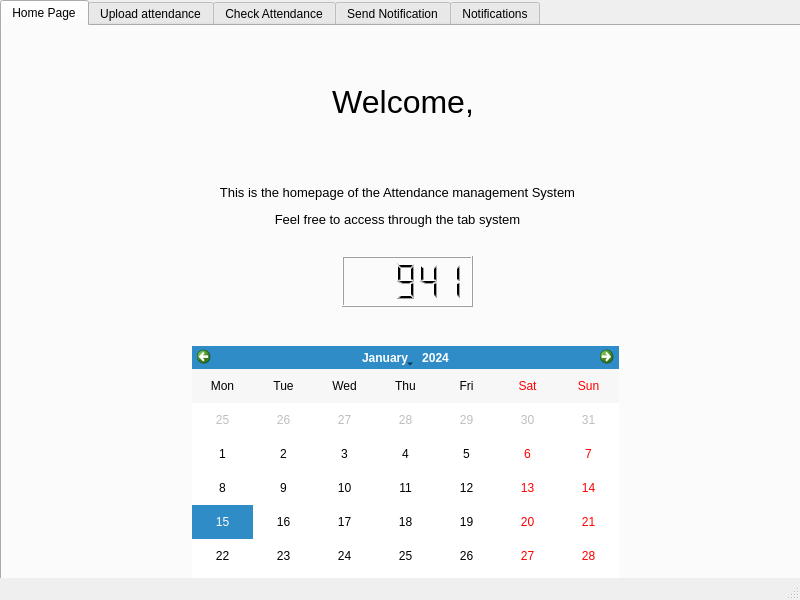
<?xml version="1.0" encoding="UTF-8"?>
<ui version="4.0">
 <class>Facultyportal</class>
 <widget class="QMainWindow" name="Facultyportal">
  <property name="geometry">
   <rect>
    <x>0</x>
    <y>0</y>
    <width>800</width>
    <height>600</height>
   </rect>
  </property>
  <property name="windowTitle">
   <string>Faculty Portal</string>
  </property>
  <property name="windowIcon">
   <iconset>
    <normaloff>key.png</normaloff>key.png</iconset>
  </property>
  <widget class="QWidget" name="centralwidget">
   <widget class="QTabWidget" name="tabWidget">
    <property name="geometry">
     <rect>
      <x>0</x>
      <y>0</y>
      <width>821</width>
      <height>681</height>
     </rect>
    </property>
    <property name="currentIndex">
     <number>0</number>
    </property>
    <widget class="QWidget" name="tab">
     <attribute name="title">
      <string>Home Page</string>
     </attribute>
     <widget class="QLabel" name="WelcomeLabel">
      <property name="geometry">
       <rect>
        <x>10</x>
        <y>40</y>
        <width>791</width>
        <height>71</height>
       </rect>
      </property>
      <property name="font">
       <font>
        <pointsize>24</pointsize>
       </font>
      </property>
      <property name="text">
       <string>Welcome, &lt;name&gt;</string>
      </property>
      <property name="alignment">
       <set>Qt::AlignCenter</set>
      </property>
     </widget>
     <widget class="QLabel" name="label_5">
      <property name="geometry">
       <rect>
        <x>0</x>
        <y>150</y>
        <width>791</width>
        <height>61</height>
       </rect>
      </property>
      <property name="text">
       <string>&lt;html&gt;&lt;head/&gt;&lt;body&gt;&lt;p align=&quot;center&quot;&gt;&lt;span style=&quot; font-size:10pt;&quot;&gt;This is the homepage of the Attendance management System&lt;/span&gt;&lt;/p&gt;&lt;p align=&quot;center&quot;&gt;&lt;span style=&quot; font-size:10pt;&quot;&gt;Feel free to access through the tab system&lt;/span&gt;&lt;/p&gt;&lt;/body&gt;&lt;/html&gt;</string>
      </property>
     </widget>
     <widget class="QLCDNumber" name="Time">
      <property name="enabled">
       <bool>true</bool>
      </property>
      <property name="geometry">
       <rect>
        <x>340</x>
        <y>230</y>
        <width>131</width>
        <height>51</height>
       </rect>
      </property>
      <property name="font">
       <font>
        <family>Terminal</family>
       </font>
      </property>
      <property name="contextMenuPolicy">
       <enum>Qt::DefaultContextMenu</enum>
      </property>
      <property name="styleSheet">
       <string notr="true">border-color: rgb(255, 255, 255);</string>
      </property>
      <property name="smallDecimalPoint">
       <bool>true</bool>
      </property>
      <property name="digitCount">
       <number>5</number>
      </property>
      <property name="segmentStyle">
       <enum>QLCDNumber::Filled</enum>
      </property>
      <property name="value" stdset="0">
       <double>941.000000000000000</double>
      </property>
      <property name="intValue" stdset="0">
       <number>941</number>
      </property>
     </widget>
     <widget class="QCalendarWidget" name="calendarWidget">
      <property name="geometry">
       <rect>
        <x>190</x>
        <y>320</y>
        <width>427</width>
        <height>261</height>
       </rect>
      </property>
      <property name="font">
       <font>
        <pointsize>9</pointsize>
       </font>
      </property>
      <property name="gridVisible">
       <bool>false</bool>
      </property>
      <property name="selectionMode">
       <enum>QCalendarWidget::NoSelection</enum>
      </property>
      <property name="horizontalHeaderFormat">
       <enum>QCalendarWidget::ShortDayNames</enum>
      </property>
      <property name="verticalHeaderFormat">
       <enum>QCalendarWidget::NoVerticalHeader</enum>
      </property>
     </widget>
    </widget>
    <widget class="QWidget" name="tab_2">
     <attribute name="title">
      <string>Upload attendance</string>
     </attribute>
     <widget class="QWidget" name="gridLayoutWidget">
      <property name="geometry">
       <rect>
        <x>20</x>
        <y>10</y>
        <width>761</width>
        <height>471</height>
       </rect>
      </property>
      <layout class="QGridLayout" name="gridLayout"/>
     </widget>
     <widget class="QPushButton" name="AttendanceSubmit">
      <property name="geometry">
       <rect>
        <x>320</x>
        <y>500</y>
        <width>151</width>
        <height>32</height>
       </rect>
      </property>
      <property name="text">
       <string>Submit Attendance</string>
      </property>
     </widget>
    </widget>
    <widget class="QWidget" name="tab_4">
     <attribute name="title">
      <string>Check Attendance</string>
     </attribute>
     <widget class="QTabWidget" name="tabWidget_2">
      <property name="geometry">
       <rect>
        <x>0</x>
        <y>0</y>
        <width>821</width>
        <height>611</height>
       </rect>
      </property>
      <property name="contextMenuPolicy">
       <enum>Qt::NoContextMenu</enum>
      </property>
      <property name="acceptDrops">
       <bool>false</bool>
      </property>
      <property name="currentIndex">
       <number>0</number>
      </property>
      <widget class="QWidget" name="tab_5">
       <attribute name="title">
        <string>Check Class Attendance</string>
       </attribute>
       <widget class="QDateEdit" name="classAttendanceDate">
        <property name="geometry">
         <rect>
          <x>240</x>
          <y>50</y>
          <width>151</width>
          <height>41</height>
         </rect>
        </property>
        <property name="dateTime">
         <datetime>
          <hour>0</hour>
          <minute>0</minute>
          <second>0</second>
          <year>2023</year>
          <month>10</month>
          <day>25</day>
         </datetime>
        </property>
        <property name="maximumDate">
         <date>
          <year>2030</year>
          <month>12</month>
          <day>31</day>
         </date>
        </property>
        <property name="minimumDate">
         <date>
          <year>2020</year>
          <month>9</month>
          <day>1</day>
         </date>
        </property>
       </widget>
       <widget class="QPushButton" name="classAttendanceSubmit">
        <property name="geometry">
         <rect>
          <x>460</x>
          <y>50</y>
          <width>101</width>
          <height>41</height>
         </rect>
        </property>
        <property name="text">
         <string>Check</string>
        </property>
       </widget>
       <widget class="QTextBrowser" name="classAttendanceShow">
        <property name="geometry">
         <rect>
          <x>240</x>
          <y>210</y>
          <width>351</width>
          <height>231</height>
         </rect>
        </property>
        <property name="readOnly">
         <bool>false</bool>
        </property>
        <property name="html">
         <string>&lt;!DOCTYPE HTML PUBLIC &quot;-//W3C//DTD HTML 4.0//EN&quot; &quot;http://www.w3.org/TR/REC-html40/strict.dtd&quot;&gt;
&lt;html&gt;&lt;head&gt;&lt;meta name=&quot;qrichtext&quot; content=&quot;1&quot; /&gt;&lt;style type=&quot;text/css&quot;&gt;
p, li { white-space: pre-wrap; }
&lt;/style&gt;&lt;/head&gt;&lt;body style=&quot; font-family:'MS Shell Dlg 2'; font-size:8.0597pt; font-weight:400; font-style:normal;&quot;&gt;
&lt;p align=&quot;center&quot; style=&quot; margin-top:12px; margin-bottom:12px; margin-left:0px; margin-right:0px; -qt-block-indent:0; text-indent:0px;&quot;&gt;&lt;span style=&quot; font-size:8.0597pt; text-decoration: underline;&quot;&gt;StudentName	   Classes	Present&lt;/span&gt;&lt;/p&gt;
&lt;p align=&quot;center&quot; style=&quot; margin-top:12px; margin-bottom:12px; margin-left:0px; margin-right:0px; -qt-block-indent:0; text-indent:0px;&quot;&gt;&lt;span style=&quot; font-size:8.0597pt;&quot;&gt;&lt;br /&gt;&lt;/span&gt;&lt;/p&gt;&lt;/body&gt;&lt;/html&gt;</string>
        </property>
       </widget>
      </widget>
      <widget class="QWidget" name="tab_6">
       <attribute name="title">
        <string>Check Student Attendance</string>
       </attribute>
       <widget class="QLineEdit" name="studentAttendanceUsername">
        <property name="geometry">
         <rect>
          <x>160</x>
          <y>60</y>
          <width>151</width>
          <height>31</height>
         </rect>
        </property>
        <property name="text">
         <string/>
        </property>
       </widget>
       <widget class="QLabel" name="label">
        <property name="geometry">
         <rect>
          <x>160</x>
          <y>30</y>
          <width>111</width>
          <height>16</height>
         </rect>
        </property>
        <property name="text">
         <string>Enter Username:</string>
        </property>
       </widget>
       <widget class="QPushButton" name="studentAttendanceSubmit">
        <property name="geometry">
         <rect>
          <x>390</x>
          <y>60</y>
          <width>91</width>
          <height>31</height>
         </rect>
        </property>
        <property name="text">
         <string>Check</string>
        </property>
       </widget>
       <widget class="QTextBrowser" name="studentAttendanceShow">
        <property name="geometry">
         <rect>
          <x>160</x>
          <y>140</y>
          <width>541</width>
          <height>391</height>
         </rect>
        </property>
        <property name="readOnly">
         <bool>false</bool>
        </property>
        <property name="html">
         <string>&lt;!DOCTYPE HTML PUBLIC &quot;-//W3C//DTD HTML 4.0//EN&quot; &quot;http://www.w3.org/TR/REC-html40/strict.dtd&quot;&gt;
&lt;html&gt;&lt;head&gt;&lt;meta name=&quot;qrichtext&quot; content=&quot;1&quot; /&gt;&lt;style type=&quot;text/css&quot;&gt;
p, li { white-space: pre-wrap; }
&lt;/style&gt;&lt;/head&gt;&lt;body style=&quot; font-family:'MS Shell Dlg 2'; font-size:8.0597pt; font-weight:400; font-style:normal;&quot;&gt;
&lt;p align=&quot;center&quot; style=&quot; margin-top:12px; margin-bottom:12px; margin-left:0px; margin-right:0px; -qt-block-indent:0; text-indent:0px;&quot;&gt;&lt;span style=&quot; font-size:8.0597pt; text-decoration: underline;&quot;&gt;Date 	 Present(or)Absent&lt;/span&gt;&lt;/p&gt;
&lt;p align=&quot;center&quot; style=&quot; margin-top:12px; margin-bottom:12px; margin-left:0px; margin-right:0px; -qt-block-indent:0; text-indent:0px;&quot;&gt;&lt;span style=&quot; font-size:8.0597pt;&quot;&gt;&lt;br /&gt;&lt;/span&gt;&lt;/p&gt;&lt;/body&gt;&lt;/html&gt;</string>
        </property>
       </widget>
      </widget>
     </widget>
    </widget>
    <widget class="QWidget" name="tab_7">
     <attribute name="title">
      <string>Send Notification</string>
     </attribute>
     <widget class="QLabel" name="usernametag">
      <property name="geometry">
       <rect>
        <x>510</x>
        <y>220</y>
        <width>111</width>
        <height>16</height>
       </rect>
      </property>
      <property name="text">
       <string>Username:</string>
      </property>
     </widget>
     <widget class="QLabel" name="label_2">
      <property name="geometry">
       <rect>
        <x>390</x>
        <y>240</y>
        <width>51</width>
        <height>18</height>
       </rect>
      </property>
      <property name="text">
       <string>(or)</string>
      </property>
     </widget>
     <widget class="QPushButton" name="NotificationSubmit">
      <property name="geometry">
       <rect>
        <x>330</x>
        <y>350</y>
        <width>141</width>
        <height>41</height>
       </rect>
      </property>
      <property name="text">
       <string>Send Notification</string>
      </property>
     </widget>
     <widget class="QLineEdit" name="UsernameSend">
      <property name="geometry">
       <rect>
        <x>510</x>
        <y>240</y>
        <width>161</width>
        <height>22</height>
       </rect>
      </property>
     </widget>
     <widget class="QLabel" name="messagetag">
      <property name="geometry">
       <rect>
        <x>280</x>
        <y>60</y>
        <width>141</width>
        <height>21</height>
       </rect>
      </property>
      <property name="text">
       <string>Enter Message Here:</string>
      </property>
     </widget>
     <widget class="QTextEdit" name="MessageArea">
      <property name="geometry">
       <rect>
        <x>280</x>
        <y>90</y>
        <width>251</width>
        <height>91</height>
       </rect>
      </property>
     </widget>
     <widget class="QLabel" name="label_3">
      <property name="geometry">
       <rect>
        <x>220</x>
        <y>240</y>
        <width>81</width>
        <height>18</height>
       </rect>
      </property>
      <property name="text">
       <string>Send to All</string>
      </property>
     </widget>
     <widget class="QLabel" name="notificationAck">
      <property name="geometry">
       <rect>
        <x>0</x>
        <y>420</y>
        <width>791</width>
        <height>20</height>
       </rect>
      </property>
      <property name="text">
       <string/>
      </property>
      <property name="alignment">
       <set>Qt::AlignCenter</set>
      </property>
     </widget>
    </widget>
    <widget class="QWidget" name="tab_3">
     <attribute name="title">
      <string>Notifications</string>
     </attribute>
     <widget class="QPushButton" name="NotificationRefresh">
      <property name="geometry">
       <rect>
        <x>290</x>
        <y>30</y>
        <width>104</width>
        <height>32</height>
       </rect>
      </property>
      <property name="text">
       <string>Refresh</string>
      </property>
     </widget>
     <widget class="QTextBrowser" name="notificationsWindow">
      <property name="geometry">
       <rect>
        <x>70</x>
        <y>110</y>
        <width>671</width>
        <height>351</height>
       </rect>
      </property>
      <property name="html">
       <string>&lt;!DOCTYPE HTML PUBLIC &quot;-//W3C//DTD HTML 4.0//EN&quot; &quot;http://www.w3.org/TR/REC-html40/strict.dtd&quot;&gt;
&lt;html&gt;&lt;head&gt;&lt;meta name=&quot;qrichtext&quot; content=&quot;1&quot; /&gt;&lt;style type=&quot;text/css&quot;&gt;
p, li { white-space: pre-wrap; }
&lt;/style&gt;&lt;/head&gt;&lt;body style=&quot; font-family:'MS Shell Dlg 2'; font-size:8.0597pt; font-weight:400; font-style:normal;&quot;&gt;
&lt;p align=&quot;center&quot; style=&quot;-qt-paragraph-type:empty; margin-top:0px; margin-bottom:0px; margin-left:0px; margin-right:0px; -qt-block-indent:0; text-indent:0px; font-size:8.0597pt;&quot;&gt;&lt;br /&gt;&lt;/p&gt;&lt;/body&gt;&lt;/html&gt;</string>
      </property>
     </widget>
     <widget class="QPushButton" name="NotificationClear">
      <property name="geometry">
       <rect>
        <x>400</x>
        <y>30</y>
        <width>104</width>
        <height>32</height>
       </rect>
      </property>
      <property name="text">
       <string>Clear</string>
      </property>
     </widget>
    </widget>
   </widget>
  </widget>
  <widget class="QStatusBar" name="statusbar"/>
 </widget>
 <resources/>
 <connections/>
</ui>
